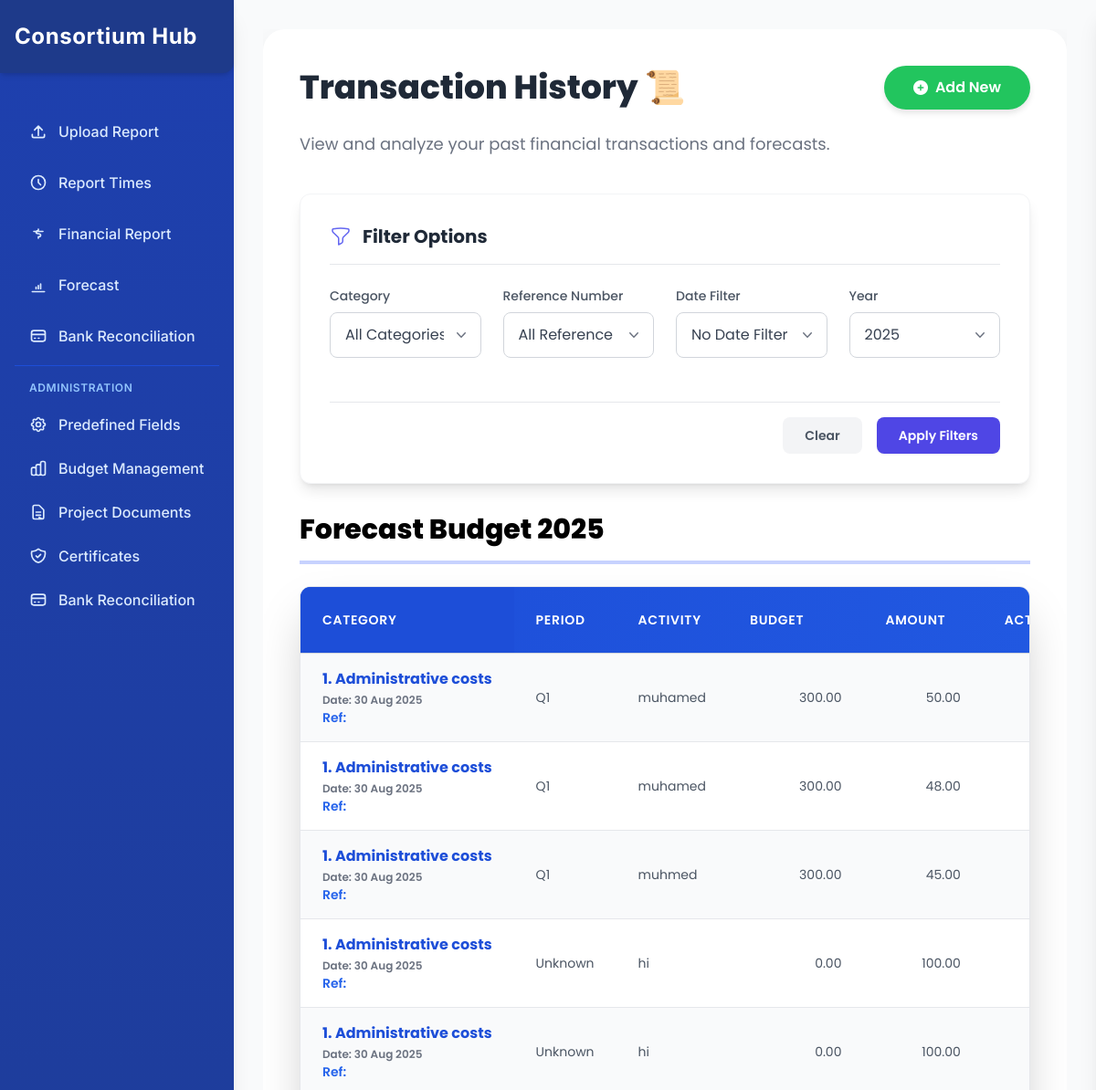
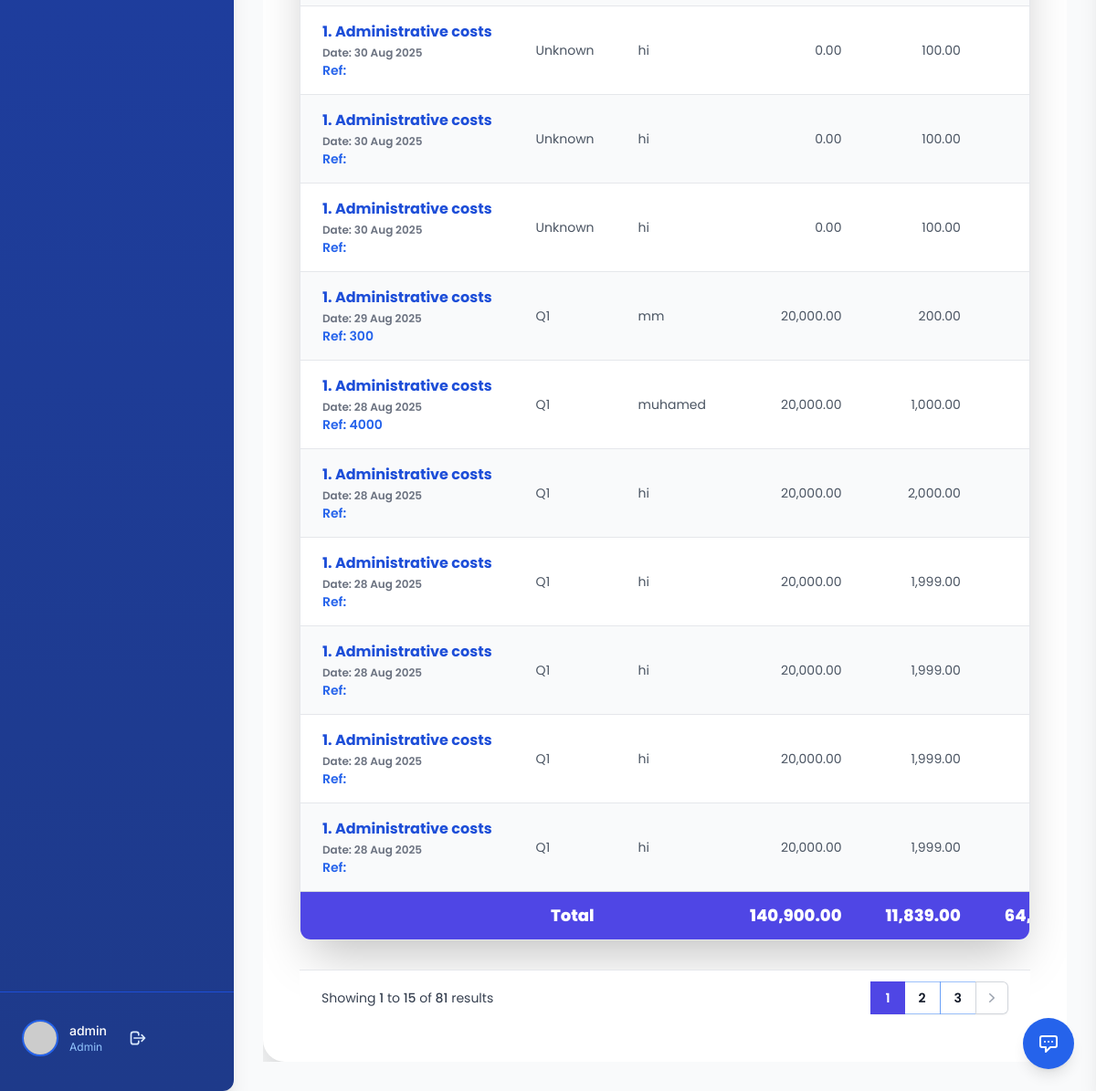
The app's page /history.php (signed in) with its own data (2 pictures, top to bottom).
### tables this page shows
CREATE TABLE `budget_preview` (
  `PreviewID` int(11) NOT NULL,
  `BudgetHeading` varchar(255) DEFAULT NULL,
  `Outcome` varchar(255) DEFAULT NULL,
  `Activity` varchar(255) DEFAULT NULL,
  `BudgetLine` varchar(255) DEFAULT NULL,
  `Description` text DEFAULT NULL,
  `Partner` varchar(255) DEFAULT NULL,
  `EntryDate` date DEFAULT NULL,
  `Amount` decimal(18,2) DEFAULT NULL,
  `PVNumber` varchar(50) DEFAULT NULL,
  `Documents` varchar(255) DEFAULT NULL,
  `DocumentPaths` text DEFAULT NULL,
  `DocumentTypes` varchar(500) DEFAULT NULL,
  `OriginalNames` varchar(500) DEFAULT NULL,
  `QuarterPeriod` varchar(10) DEFAULT NULL,
  `CategoryName` varchar(255) DEFAULT NULL,
  `OriginalBudget` decimal(18,2) DEFAULT NULL,
  `RemainingBudget` decimal(18,2) DEFAULT NULL,
  `ActualSpent` decimal(18,2) DEFAULT NULL,
  `VariancePercentage` decimal(5,2) DEFAULT NULL,
  `CreatedAt` timestamp NOT NULL DEFAULT current_timestamp(),
  `UpdatedAt` timestamp NOT NULL DEFAULT current_timestamp() ON UPDATE current_timestamp(),
  `cluster` varchar(255) DEFAULT NULL,
  `budget_id` int(11) DEFAULT NULL,
  `ForecastAmount` decimal(18,2) DEFAULT NULL,
  `COMMENTS` varchar(255) DEFAULT NULL,
  `ACCEPTANCE` varchar(255) DEFAULT NULL
);

### history.php (the view, shortened to what the rows shown need)
<?php
include 'header.php';
include 'setup_database.php';
$currentYear = date('Y');
$selectedYear = isset($_GET['year']) ? intval($_GET['year']) : $currentYear;
$recordsPerPage = 15;
$currentPage = isset($_GET['page']) ? intval($_GET['page']) : 1;
$offset = ($currentPage - 1) * $recordsPerPage;
$whereConditions = ["YEAR(bp.EntryDate) = ?"];
$params = [$selectedYear];
$paramTypes = "i";
$whereClause = implode(" AND ", $whereConditions);
$transactionsQuery = "SELECT
    bp.PreviewID,
    bp.BudgetHeading,
    bp.Description as Activity,
    bp.Partner,
    bp.EntryDate,
    bp.Amount,
    bp.PVNumber,
    bp.QuarterPeriod,
    bp.CategoryName,
    bp.OriginalBudget,
    bp.RemainingBudget,
    bp.ActualSpent,
    bp.ForecastAmount,
    bp.VariancePercentage,
    bp.ACCEPTANCE,
    bp.COMMENTS,
    YEAR(bp.EntryDate) as TransactionYear,
    bp.DocumentPaths,
    bp.DocumentTypes,
    bp.OriginalNames
FROM budget_preview bp
WHERE " . $whereClause . "
ORDER BY bp.EntryDate DESC, bp.PreviewID DESC
LIMIT ? OFFSET ?";
$paramsWithPagination = array_merge($params, [$recordsPerPage, $offset]);
$paramTypesWithPagination = $paramTypes . "ii";
$stmt = $conn->prepare($transactionsQuery);
$stmt->bind_param($paramTypesWithPagination, ...$paramsWithPagination);
$stmt->execute();
$transactionsResult = $stmt->get_result();
$transactions = [];
while ($row = $transactionsResult->fetch_assoc()) {
    $transactions[] = $row;
}
?>
<!DOCTYPE html>
<html lang="en">
<head>
    <script src="https://cdn.tailwindcss.com"></script>
    <link rel="stylesheet" href="https://cdnjs.cloudflare.com/ajax/libs/font-awesome/6.4.0/css/all.min.css">
</head>
<body>
<div class="main-content-flex">
    <div class="content-container">
        <div id="historySection" class="bg-white p-10 rounded-3xl shadow-2xl w-full mx-auto card-hover animate-fadeIn">
            <div class="table-container rounded-xl shadow-2xl border border-gray-200 bg-white">
                <table class="min-w-full divide-y divide-gray-300 financial-table">
                    <thead class="table-header">
                        <tr>
                            <th scope="col" class="px-6 py-4 text-left text-sm font-bold uppercase tracking-wider sticky left-0 bg-gradient-to-r from-indigo-500 to-blue-600">Category</th>
                            <th scope="col" class="px-6 py-4 text-left text-sm font-bold uppercase tracking-wider">Period</th>
                            <th scope="col" class="px-6 py-4 text-left text-sm font-bold uppercase tracking-wider">Activity</th>
                            <th scope="col" class="px-6 py-4 text-right text-sm font-bold uppercase tracking-wider">Budget</th>
                            <th scope="col" class="px-6 py-4 text-right text-sm font-bold uppercase tracking-wider">Amount</th>
                            <th scope="col" class="px-6 py-4 text-right text-sm font-bold uppercase tracking-wider">Actual</th>
                        </tr>
                    </thead>
                    <tbody id="transactionTableBody" class="table-body divide-y divide-gray-200">
                        <?php if (empty($transactions)): ?>
                            <tr>
                                <td colspan="12" class="px-6 py-8 text-center text-gray-500">
                                    <i class="fas fa-inbox text-3xl mb-2"></i>
                                    <p class="text-lg font-medium">No transactions found for <?php echo $selectedYear; ?></p>
                                    <p class="text-sm">Try selecting a different year or add some transactions.</p>
                                </td>
                            </tr>
                        <?php else: ?>
                            <?php foreach ($transactions as $transaction): ?>
    <?php
        $categoryDisplay = $transaction['CategoryName'] ?? 'N/A';
        $quarterDisplay = $transaction['QuarterPeriod'] ?? 'N/A';
        $pvNumber = $transaction['PVNumber'] ?? 'N/A';
        $formattedDate = !empty($transaction['EntryDate']) ? date('d M Y', strtotime($transaction['EntryDate'])) : 'N/A';
    ?>
    <tr class="transaction-row"
        data-category="<?php echo htmlspecialchars($categoryDisplay); ?>"
        data-quarter="<?php echo htmlspecialchars($quarterDisplay); ?>"
        data-date="<?php echo htmlspecialchars($transaction['EntryDate']); ?>"
        data-pv="<?php echo htmlspecialchars($pvNumber); ?>"
        data-year="<?php echo $transaction['TransactionYear']; ?>">
        <td class="px-6 py-4 whitespace-nowrap text-sm font-semibold text-gray-900">
            <span class="category-name text-base"><?php echo htmlspecialchars($categoryDisplay); ?></span><br />
            <span class="text-xs text-gray-500">Date: <?php echo $formattedDate; ?></span><br />
            <?php if ($pvNumber !== 'N/A'): ?>
                <a href="transaction_detail.php?id=<?php echo $transaction['PreviewID']; ?>"
                   class="text-sm text-blue-600 font-semibold hover:text-blue-800 hover:underline cursor-pointer transition-colors duration-200">
                    Ref: <?php echo htmlspecialchars($pvNumber); ?>
                </a>
            <?php else: ?>
                <span class="text-sm text-gray-500 font-semibold">Ref: N/A</span>
            <?php endif; ?>
        </td>
        <td class="px-6 py-4 whitespace-nowrap text-sm text-gray-700">
            <?php echo htmlspecialchars($quarterDisplay); ?>
        </td>
        <td class="px-6 py-4 whitespace-nowrap text-sm text-gray-700">
            <?php echo htmlspecialchars($transaction['Activity'] ?? 'N/A'); ?>
        </td>
        <td class="px-6 py-4 whitespace-nowrap text-sm text-gray-700 text-right">
          <?php echo number_format($transaction['OriginalBudget'] ?? 0, 2); ?>
        </td>
        <td class="px-6 py-4 whitespace-nowrap text-sm text-gray-700 text-right">
          <?php echo number_format($transaction['Amount'] ?? 0, 2); ?>
        </td>
        <td class="px-6 py-4 whitespace-nowrap text-sm text-gray-700 text-right">
        </td>
    </tr>
<?php endforeach; ?>
                        <?php endif; ?>
                    </tbody>
                </table>
            </div>
        </div>
    </div>
</div>
</body>
</html>

### records on screen
budget_preview: CategoryName "1. Administrative costs", EntryDate "30 Aug 2025", QuarterPeriod "Q1", Description "muhamed", OriginalBudget "300.00", Amount "50.00"
budget_preview: CategoryName "1. Administrative costs", EntryDate "30 Aug 2025", QuarterPeriod "Q1", Description "muhamed", OriginalBudget "300.00", Amount "48.00"
budget_preview: CategoryName "1. Administrative costs", EntryDate "30 Aug 2025", QuarterPeriod "Q1", Description "muhmed", OriginalBudget "300.00", Amount "45.00"
budget_preview: CategoryName "1. Administrative costs", EntryDate "30 Aug 2025", QuarterPeriod "Unknown", Description "hi", OriginalBudget "0.00", Amount "100.00"
budget_preview: CategoryName "1. Administrative costs", EntryDate "30 Aug 2025", QuarterPeriod "Unknown", Description "hi", OriginalBudget "0.00", Amount "100.00"
budget_preview: CategoryName "1. Administrative costs", EntryDate "30 Aug 2025", QuarterPeriod "Unknown", Description "hi", OriginalBudget "0.00", Amount "100.00"
budget_preview: CategoryName "1. Administrative costs", EntryDate "30 Aug 2025", QuarterPeriod "Unknown", Description "hi", OriginalBudget "0.00", Amount "100.00"
budget_preview: CategoryName "1. Administrative costs", EntryDate "30 Aug 2025", QuarterPeriod "Unknown", Description "hi", OriginalBudget "0.00", Amount "100.00"
budget_preview: CategoryName "1. Administrative costs", EntryDate "29 Aug 2025", PVNumber "300", QuarterPeriod "Q1", Description "mm", OriginalBudget "20,000.00", Amount "200.00"
budget_preview: CategoryName "1. Administrative costs", EntryDate "28 Aug 2025", PVNumber "4000", QuarterPeriod "Q1", Description "muhamed", OriginalBudget "20,000.00", Amount "1,000.00"
budget_preview: CategoryName "1. Administrative costs", EntryDate "28 Aug 2025", QuarterPeriod "Q1", Description "hi", OriginalBudget "20,000.00", Amount "2,000.00"
budget_preview: CategoryName "1. Administrative costs", EntryDate "28 Aug 2025", QuarterPeriod "Q1", Description "hi", OriginalBudget "20,000.00", Amount "1,999.00"
budget_preview: CategoryName "1. Administrative costs", EntryDate "28 Aug 2025", QuarterPeriod "Q1", Description "hi", OriginalBudget "20,000.00", Amount "1,999.00"
budget_preview: CategoryName "1. Administrative costs", EntryDate "28 Aug 2025", QuarterPeriod "Q1", Description "hi", OriginalBudget "20,000.00", Amount "1,999.00"
budget_preview: CategoryName "1. Administrative costs", EntryDate "28 Aug 2025", QuarterPeriod "Q1", Description "hi", OriginalBudget "20,000.00", Amount "1,999.00"

### other values on screen
$_SESSION['username'] "admin"
$_SESSION['role'] "Admin"
$totalBudget "140,900.00"
$totalAmount "11,839.00"
min($currentPage * $recordsPerPage, $totalRecords) "15"
$totalRecords "81"
